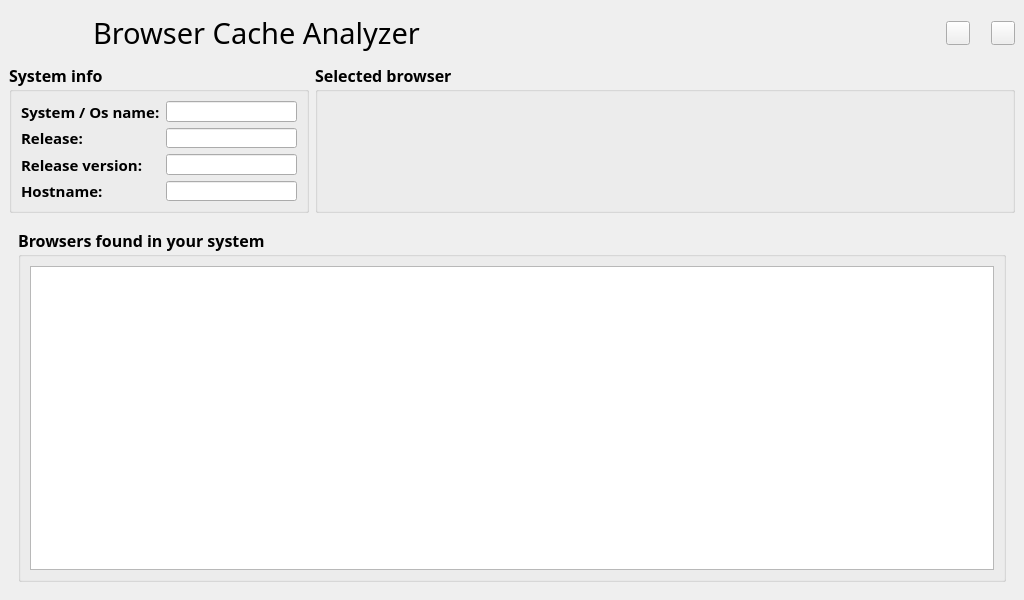
<?xml version="1.0" encoding="UTF-8"?>
<ui version="4.0">
 <class>AnalyzerMainWindow</class>
 <widget class="QMainWindow" name="AnalyzerMainWindow">
  <property name="geometry">
   <rect>
    <x>0</x>
    <y>0</y>
    <width>1024</width>
    <height>600</height>
   </rect>
  </property>
  <property name="sizePolicy">
   <sizepolicy hsizetype="Fixed" vsizetype="Fixed">
    <horstretch>0</horstretch>
    <verstretch>0</verstretch>
   </sizepolicy>
  </property>
  <property name="minimumSize">
   <size>
    <width>1024</width>
    <height>600</height>
   </size>
  </property>
  <property name="maximumSize">
   <size>
    <width>1024</width>
    <height>600</height>
   </size>
  </property>
  <property name="windowTitle">
   <string>MainWindow</string>
  </property>
  <widget class="QWidget" name="centralwidget">
   <layout class="QGridLayout" name="gridLayout_2">
    <item row="0" column="0" colspan="2">
     <layout class="QGridLayout" name="gridLayout">
      <item row="0" column="1">
       <spacer name="horizontalSpacer_2">
        <property name="orientation">
         <enum>Qt::Horizontal</enum>
        </property>
        <property name="sizeType">
         <enum>QSizePolicy::Fixed</enum>
        </property>
        <property name="sizeHint" stdset="0">
         <size>
          <width>30</width>
          <height>20</height>
         </size>
        </property>
       </spacer>
      </item>
      <item row="0" column="2">
       <widget class="QLabel" name="label">
        <property name="font">
         <font>
          <family>Source Sans Pro</family>
          <pointsize>22</pointsize>
         </font>
        </property>
        <property name="text">
         <string>Browser Cache Analyzer</string>
        </property>
       </widget>
      </item>
      <item row="0" column="5">
       <widget class="QPushButton" name="button_application_close">
        <property name="sizePolicy">
         <sizepolicy hsizetype="Fixed" vsizetype="Fixed">
          <horstretch>0</horstretch>
          <verstretch>0</verstretch>
         </sizepolicy>
        </property>
        <property name="minimumSize">
         <size>
          <width>24</width>
          <height>24</height>
         </size>
        </property>
        <property name="maximumSize">
         <size>
          <width>24</width>
          <height>24</height>
         </size>
        </property>
        <property name="text">
         <string/>
        </property>
        <property name="icon">
         <iconset resource="icons.qrc">
          <normaloff>:/icons/button_close.png</normaloff>:/icons/button_close.png</iconset>
        </property>
        <property name="iconSize">
         <size>
          <width>24</width>
          <height>24</height>
         </size>
        </property>
       </widget>
      </item>
      <item row="0" column="4">
       <spacer name="horizontalSpacer">
        <property name="orientation">
         <enum>Qt::Horizontal</enum>
        </property>
        <property name="sizeType">
         <enum>QSizePolicy::Fixed</enum>
        </property>
        <property name="sizeHint" stdset="0">
         <size>
          <width>15</width>
          <height>20</height>
         </size>
        </property>
       </spacer>
      </item>
      <item row="0" column="0">
       <widget class="QLabel" name="label_application_icon">
        <property name="sizePolicy">
         <sizepolicy hsizetype="Fixed" vsizetype="Fixed">
          <horstretch>0</horstretch>
          <verstretch>0</verstretch>
         </sizepolicy>
        </property>
        <property name="minimumSize">
         <size>
          <width>48</width>
          <height>48</height>
         </size>
        </property>
        <property name="maximumSize">
         <size>
          <width>48</width>
          <height>48</height>
         </size>
        </property>
        <property name="text">
         <string/>
        </property>
        <property name="pixmap">
         <pixmap resource="icons.qrc">:/icons/magnifying_glass.png</pixmap>
        </property>
       </widget>
      </item>
      <item row="0" column="3">
       <widget class="QPushButton" name="button_application_minimize">
        <property name="sizePolicy">
         <sizepolicy hsizetype="Fixed" vsizetype="Fixed">
          <horstretch>0</horstretch>
          <verstretch>0</verstretch>
         </sizepolicy>
        </property>
        <property name="minimumSize">
         <size>
          <width>24</width>
          <height>24</height>
         </size>
        </property>
        <property name="maximumSize">
         <size>
          <width>24</width>
          <height>24</height>
         </size>
        </property>
        <property name="text">
         <string/>
        </property>
        <property name="icon">
         <iconset resource="icons.qrc">
          <normaloff>:/icons/button_minimize.png</normaloff>:/icons/button_minimize.png</iconset>
        </property>
        <property name="iconSize">
         <size>
          <width>24</width>
          <height>24</height>
         </size>
        </property>
       </widget>
      </item>
     </layout>
    </item>
    <item row="1" column="0">
     <widget class="QGroupBox" name="groupBox_system_info">
      <property name="sizePolicy">
       <sizepolicy hsizetype="Fixed" vsizetype="Fixed">
        <horstretch>0</horstretch>
        <verstretch>0</verstretch>
       </sizepolicy>
      </property>
      <property name="minimumSize">
       <size>
        <width>300</width>
        <height>150</height>
       </size>
      </property>
      <property name="maximumSize">
       <size>
        <width>300</width>
        <height>150</height>
       </size>
      </property>
      <property name="font">
       <font>
        <family>Source Sans Pro</family>
        <pointsize>12</pointsize>
        <weight>75</weight>
        <bold>true</bold>
       </font>
      </property>
      <property name="title">
       <string>System info</string>
      </property>
      <layout class="QGridLayout" name="gridLayout_9">
       <item row="0" column="0">
        <layout class="QGridLayout" name="gridLayout_8">
         <item row="0" column="0">
          <widget class="QLabel" name="label_3">
           <property name="font">
            <font>
             <pointsize>11</pointsize>
             <weight>75</weight>
             <bold>true</bold>
            </font>
           </property>
           <property name="text">
            <string>System / Os name:</string>
           </property>
          </widget>
         </item>
         <item row="0" column="1">
          <widget class="QLineEdit" name="line_system_os_name">
           <property name="font">
            <font>
             <pointsize>11</pointsize>
             <weight>50</weight>
             <bold>false</bold>
            </font>
           </property>
          </widget>
         </item>
         <item row="1" column="0">
          <widget class="QLabel" name="label_4">
           <property name="font">
            <font>
             <pointsize>11</pointsize>
             <weight>75</weight>
             <bold>true</bold>
            </font>
           </property>
           <property name="text">
            <string>Release:</string>
           </property>
          </widget>
         </item>
         <item row="1" column="1">
          <widget class="QLineEdit" name="line_system_release">
           <property name="font">
            <font>
             <pointsize>11</pointsize>
             <weight>50</weight>
             <bold>false</bold>
            </font>
           </property>
          </widget>
         </item>
         <item row="2" column="0">
          <widget class="QLabel" name="label_5">
           <property name="font">
            <font>
             <pointsize>11</pointsize>
             <weight>75</weight>
             <bold>true</bold>
            </font>
           </property>
           <property name="text">
            <string>Release version:</string>
           </property>
          </widget>
         </item>
         <item row="2" column="1">
          <widget class="QLineEdit" name="line_system_release_version">
           <property name="font">
            <font>
             <pointsize>11</pointsize>
             <weight>50</weight>
             <bold>false</bold>
            </font>
           </property>
          </widget>
         </item>
         <item row="3" column="0">
          <widget class="QLabel" name="label_6">
           <property name="font">
            <font>
             <pointsize>11</pointsize>
             <weight>75</weight>
             <bold>true</bold>
            </font>
           </property>
           <property name="text">
            <string>Hostname:</string>
           </property>
          </widget>
         </item>
         <item row="3" column="1">
          <widget class="QLineEdit" name="line_system_hostname">
           <property name="font">
            <font>
             <pointsize>11</pointsize>
             <weight>50</weight>
             <bold>false</bold>
            </font>
           </property>
          </widget>
         </item>
        </layout>
       </item>
      </layout>
     </widget>
    </item>
    <item row="1" column="1">
     <widget class="QGroupBox" name="groupBox_selected_browser_info">
      <property name="sizePolicy">
       <sizepolicy hsizetype="Fixed" vsizetype="Fixed">
        <horstretch>0</horstretch>
        <verstretch>0</verstretch>
       </sizepolicy>
      </property>
      <property name="minimumSize">
       <size>
        <width>700</width>
        <height>150</height>
       </size>
      </property>
      <property name="maximumSize">
       <size>
        <width>700</width>
        <height>150</height>
       </size>
      </property>
      <property name="font">
       <font>
        <family>Source Sans Pro</family>
        <pointsize>12</pointsize>
        <weight>75</weight>
        <bold>true</bold>
       </font>
      </property>
      <property name="title">
       <string>Selected browser</string>
      </property>
     </widget>
    </item>
    <item row="2" column="0" colspan="2">
     <widget class="QStackedWidget" name="stackedWidget">
      <property name="currentIndex">
       <number>1</number>
      </property>
      <widget class="QWidget" name="page">
       <layout class="QGridLayout" name="gridLayout_5">
        <item row="1" column="2">
         <spacer name="horizontalSpacer_4">
          <property name="orientation">
           <enum>Qt::Horizontal</enum>
          </property>
          <property name="sizeHint" stdset="0">
           <size>
            <width>198</width>
            <height>20</height>
           </size>
          </property>
         </spacer>
        </item>
        <item row="2" column="1">
         <spacer name="verticalSpacer_2">
          <property name="orientation">
           <enum>Qt::Vertical</enum>
          </property>
          <property name="sizeHint" stdset="0">
           <size>
            <width>20</width>
            <height>180</height>
           </size>
          </property>
         </spacer>
        </item>
        <item row="1" column="1">
         <layout class="QGridLayout" name="gridLayout_3">
          <item row="0" column="0">
           <widget class="QLabel" name="label_application_icon_welcome_screen">
            <property name="sizePolicy">
             <sizepolicy hsizetype="Fixed" vsizetype="Fixed">
              <horstretch>0</horstretch>
              <verstretch>0</verstretch>
             </sizepolicy>
            </property>
            <property name="minimumSize">
             <size>
              <width>128</width>
              <height>128</height>
             </size>
            </property>
            <property name="maximumSize">
             <size>
              <width>128</width>
              <height>128</height>
             </size>
            </property>
            <property name="text">
             <string/>
            </property>
            <property name="pixmap">
             <pixmap resource="icons.qrc">:/icons/magnifying_glass_data.png</pixmap>
            </property>
           </widget>
          </item>
          <item row="0" column="1">
           <widget class="QLabel" name="label_2">
            <property name="font">
             <font>
              <family>Source Sans Pro</family>
              <pointsize>22</pointsize>
             </font>
            </property>
            <property name="text">
             <string>Welcome to Browser Cache Analyzer</string>
            </property>
           </widget>
          </item>
         </layout>
        </item>
        <item row="0" column="1">
         <spacer name="verticalSpacer">
          <property name="orientation">
           <enum>Qt::Vertical</enum>
          </property>
          <property name="sizeHint" stdset="0">
           <size>
            <width>20</width>
            <height>180</height>
           </size>
          </property>
         </spacer>
        </item>
        <item row="1" column="0">
         <spacer name="horizontalSpacer_3">
          <property name="orientation">
           <enum>Qt::Horizontal</enum>
          </property>
          <property name="sizeHint" stdset="0">
           <size>
            <width>198</width>
            <height>20</height>
           </size>
          </property>
         </spacer>
        </item>
        <item row="3" column="0" colspan="3">
         <layout class="QGridLayout" name="gridLayout_4">
          <item row="0" column="0">
           <spacer name="horizontalSpacer_5">
            <property name="orientation">
             <enum>Qt::Horizontal</enum>
            </property>
            <property name="sizeHint" stdset="0">
             <size>
              <width>40</width>
              <height>20</height>
             </size>
            </property>
           </spacer>
          </item>
          <item row="0" column="1">
           <widget class="QPushButton" name="button_welcome_screen_next">
            <property name="sizePolicy">
             <sizepolicy hsizetype="Fixed" vsizetype="Fixed">
              <horstretch>0</horstretch>
              <verstretch>0</verstretch>
             </sizepolicy>
            </property>
            <property name="minimumSize">
             <size>
              <width>80</width>
              <height>30</height>
             </size>
            </property>
            <property name="maximumSize">
             <size>
              <width>80</width>
              <height>30</height>
             </size>
            </property>
            <property name="font">
             <font>
              <family>Source Sans Pro</family>
              <pointsize>11</pointsize>
              <weight>75</weight>
              <bold>true</bold>
             </font>
            </property>
            <property name="layoutDirection">
             <enum>Qt::RightToLeft</enum>
            </property>
            <property name="text">
             <string>    Next</string>
            </property>
            <property name="icon">
             <iconset resource="icons.qrc">
              <normaloff>:/icons/arrow_right.png</normaloff>:/icons/arrow_right.png</iconset>
            </property>
            <property name="iconSize">
             <size>
              <width>24</width>
              <height>24</height>
             </size>
            </property>
           </widget>
          </item>
         </layout>
        </item>
        <item row="4" column="0" colspan="3">
         <spacer name="verticalSpacer_3">
          <property name="orientation">
           <enum>Qt::Vertical</enum>
          </property>
          <property name="sizeType">
           <enum>QSizePolicy::Fixed</enum>
          </property>
          <property name="sizeHint" stdset="0">
           <size>
            <width>20</width>
            <height>30</height>
           </size>
          </property>
         </spacer>
        </item>
       </layout>
      </widget>
      <widget class="QWidget" name="page_2">
       <layout class="QGridLayout" name="gridLayout_6">
        <item row="0" column="0">
         <widget class="QGroupBox" name="groupBox_found_browsers">
          <property name="font">
           <font>
            <family>Source Sans Pro</family>
            <pointsize>12</pointsize>
            <weight>75</weight>
            <bold>true</bold>
           </font>
          </property>
          <property name="title">
           <string>Browsers found in your system</string>
          </property>
          <layout class="QGridLayout" name="gridLayout_7">
           <item row="0" column="0">
            <widget class="QTableWidget" name="table_found_browsers"/>
           </item>
          </layout>
         </widget>
        </item>
       </layout>
      </widget>
     </widget>
    </item>
   </layout>
  </widget>
 </widget>
 <resources>
  <include location="icons.qrc"/>
 </resources>
 <connections/>
</ui>
